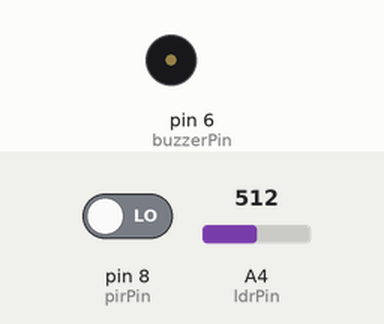
Simulated run of this sketch. Board: Arduino Uno, built with avr-gcc and run on an emulated ATmega328P. Shown: buzzer (waves = sounding). Inputs (shaded band) come from the test bench; at power-on: A4 (ldrPin) = 512, pin 8 (pirPin) LOW. What the sketch prints to the serial monitor is not drawn.

Above: at 1.8 s.
1.9 s: A4 (ldrPin) set to 493
At 3.0 s:
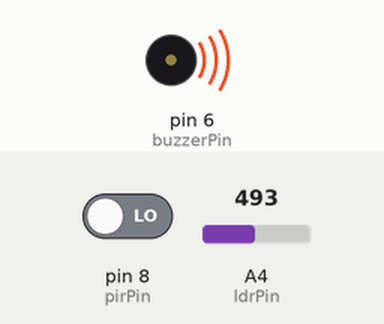
6.1 s: pin 8 (pirPin) driven HIGH
At 6.6 s:
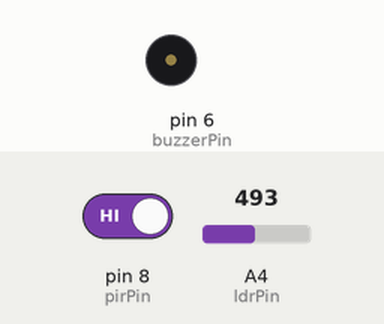
Timing chart, 0 to 9.1 s (numbered marks = the images above; inputs shaded):
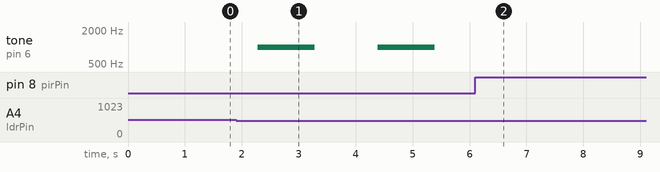

The sketch:

fuckass.ino
```cpp
const int ldrPin = A4;
const int buzzerPin = 6;
const int pirPin = 8;

const int LDR_LIGHT_THRESHOLD = 500;

const int ALARM_DURATION = 1000;
const int ALARM_DELAY = 1000;

void setup() {
  Serial.begin(9600);
  pinMode(buzzerPin, OUTPUT);
  pinMode(pirPin, INPUT);

  Serial.println("system initialized");
}

void loop() {

  int ldrValue = analogRead(ldrPin);
  int pirStatus = digitalRead(pirPin);

  bool isLightPresent = (ldrValue < LDR_LIGHT_THRESHOLD);
  bool isNoMovement = (pirStatus == LOW);

  Serial.println("----- SENSOR READINGS -----");

  Serial.print("LDR Value: ");
  Serial.print(ldrValue);
  Serial.print("  |  ");

  Serial.print("Light Status: ");
  Serial.println(isLightPresent ? "BRIGHT" : "DARK");

  Serial.print("PIR Status: ");
  Serial.print(pirStatus);
  Serial.print("  |  ");
  Serial.println(pirStatus == HIGH ? "MOTION DETECTED" : "NO MOVEMENT");

  if (isLightPresent && isNoMovement) {
    Serial.println("⚠ ALERT: Light ON + No Movement!");
    tone(buzzerPin, 1000, ALARM_DURATION);
    delay(ALARM_DURATION + ALARM_DELAY);
  } else {
    Serial.println("OK: Conditions Normal.");
    noTone(buzzerPin);
    delay(1000);
  }
  Serial.println("----------------------------\n");
}
```

Measured:
- the behaviour switches between 500 and 499 on A4 (ldrPin) (found by bisection; images 0 and 1)
- after the input at 1.9 s, tone on pin 6 (buzzerPin): alternates 1000 Hz for 1.0 s and silent for 1.1 s, starting after 0.38 s
- after the input at 6.1 s, tone on pin 6 (buzzerPin): stops changing and stays silent
